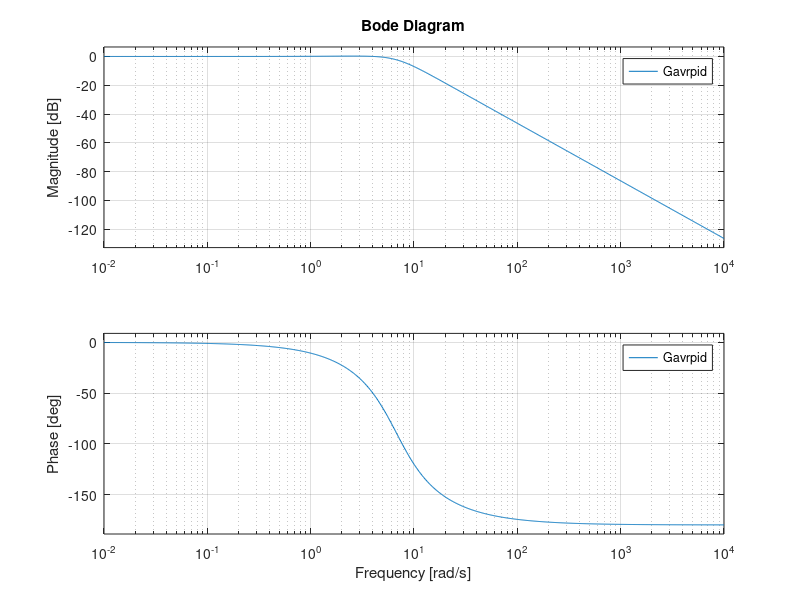

Here is the MATLAB script that generated this plot:
%% Define the gain parameters for Amplifier (Ka), Exciter (Ke), Generator (Kg), and Sensor (Ks)
Ka=10;
Ke=1;
Kg=1;
Ks=1;
%% Define the time constant for Amplifier (Ta), Exciter (Te), Generator (Tg), and Sensor (Ts)
Ta=0.1;
Te=0.4;
Tg=1;
Ts=0.01;
%% Define transfer function for Amplifier (Ga), Exciter (Ge), Generator (Gg), and Sensor (Gs)
s = tf('s');
Ga=Ka/(1+Ta*s);
Ge=Ke/(1+Te*s);
Gg=Kg/(1+Tg*s);
Gs=Ks/(1+Ts*s);
%% Create close loop transfer function for the AVR system
Gnum=Ga*Ge*Gg;
Gdenum=Gs;
Gavr=Gnum/(1+Gnum*Gdenum);
%Initiate open loop system without controller
t=0:0.01:15;
S=step(Gavr,t);
%I= stepinfo(Gavr) %get rise time, settling time, peak overshoot, etc.
hold on
% Analysis plot
pole(Gavr);
% figure(1);
% rlocus(Gavr);
%% Initiate close loop system with PID controller
Kp=0.70958;
Ki=0.54015;
Kd=0.19211;
Gpid=Kp+Ki*(1/s)+Kd*s;
Gnum1=Gpid*Ga*Ge*Gg;
Gavrpid=Gnum1/(1+Gnum1*Gdenum);
t=0:0.01:15;
Spid=step(Gavrpid,t)
pole(Gavrpid);
%plot(t,Spid)
%I_pid= stepinfo(Gavrpid)
%sserror_pid=abs(1-Spid(end))
%rlocus(Gavrpid);
bode(Gavrpid)